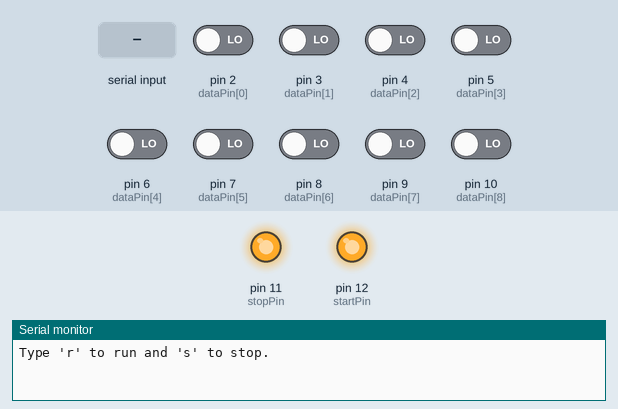
The sketch below on a simulated Arduino Uno, built with avr-gcc and run on an emulated ATmega328P. Shown: output pins drawn as LEDs (lit = HIGH), the last lines printed to the serial monitor. Inputs (shaded band) come from the test bench; at power-on: pin 2 (dataPin[0]), pin 3 (dataPin[1]), pin 4 (dataPin[2]), pin 5 (dataPin[3]), pin 6 (dataPin[4]), pin 7 (dataPin[5]), pin 8 (dataPin[6]), pin 9 (dataPin[7]), pin 10 (dataPin[8]) LOW.

Above: at 1.2 s.
1.3 s: "r" received over Serial
At 1.6 s:
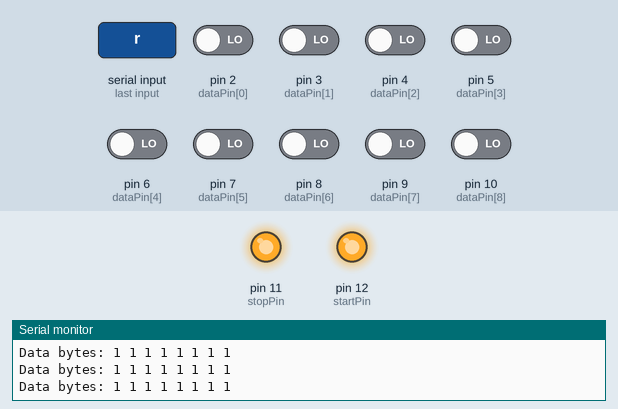
2.8 s: "s" received over Serial
At 4.0 s:
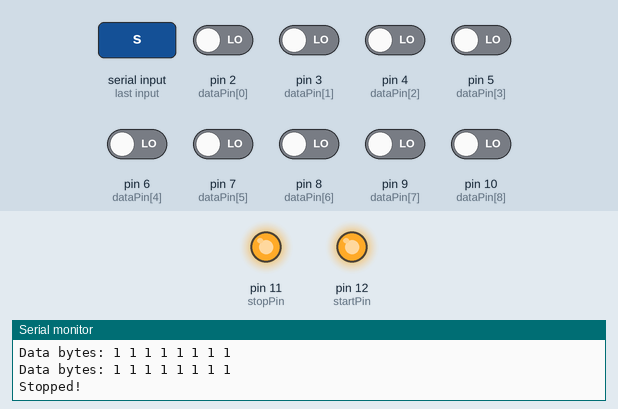
Timing chart, 0 to 5.8 s (numbered marks = the images above; inputs shaded):
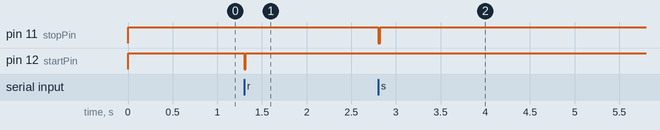

The sketch:

hand.ino
```cpp
#define START digitalWrite(12, HIGH)
#define STOP digitalWrite(11, HIGH)

const int startPin = 12;
const int stopPin = 11;
const int dataPin[9] = {2,3,4,5,6,7,8,9,10}; // 10 - clock
unsigned long startTime;
boolean isRunning = false;

void setup() {
  Serial.begin(9600);
  for(int i = 0; i < 9; i++) {
    pinMode(dataPin[i], INPUT);
  }
  pinMode(startPin, OUTPUT);
  pinMode(stopPin, OUTPUT);

  // Initial state - both pins HIGH
  digitalWrite(startPin, HIGH);
  digitalWrite(stopPin, HIGH);

  Serial.println("Type 'r' to run and 's' to stop.");

  startTime = millis();
}

void startStop(bool start) {
  digitalWrite(start ? startPin : stopPin, LOW);
  delay(20);
  digitalWrite(start ? startPin : stopPin, HIGH);
}

uint8_t readData(int bit) {
  uint8_t sensorValue = digitalRead(dataPin[bit]);
  return !sensorValue;
}

uint8_t readByte() {
  uint8_t val = 0;
  for (int i = 0; i < 8; i++) {
    val |= (readData(i) & 0x01) << (7 - i);
  }
  return val;
}

int clockPin = 0;
int oldClockPin = 0;

void loop() {
  if (Serial.available() > 0) {
    char command = Serial.read();
    if (command == 'r') {
      startStop(true);
      isRunning = true;
      startTime = millis();
      Serial.println("Started!");
    } else if (command == 's') {
      startStop(false);
      isRunning = false;
      Serial.println("Stopped!");
    }
  }

  if (isRunning) {
    Serial.print("Data bytes: ");
    for (int i = 0; i < 8; i++) {
      uint8_t data = readData(i);
      Serial.print(data ? "1" : "0");
      Serial.print(" ");
    }
    Serial.println();
    // Read clock pin separately without printing
    clockPin = readData(8);
    if (clockPin != oldClockPin) {
      oldClockPin = clockPin;
    }
    delay(10);
  }

}
```

Measured:
- after the input at 1.3 s, pin 12 (startPin): HIGH → LOW at once, → HIGH 0.02 s later
- after the input at 2.8 s, pin 11 (stopPin): HIGH → LOW at once, → HIGH 0.02 s later
